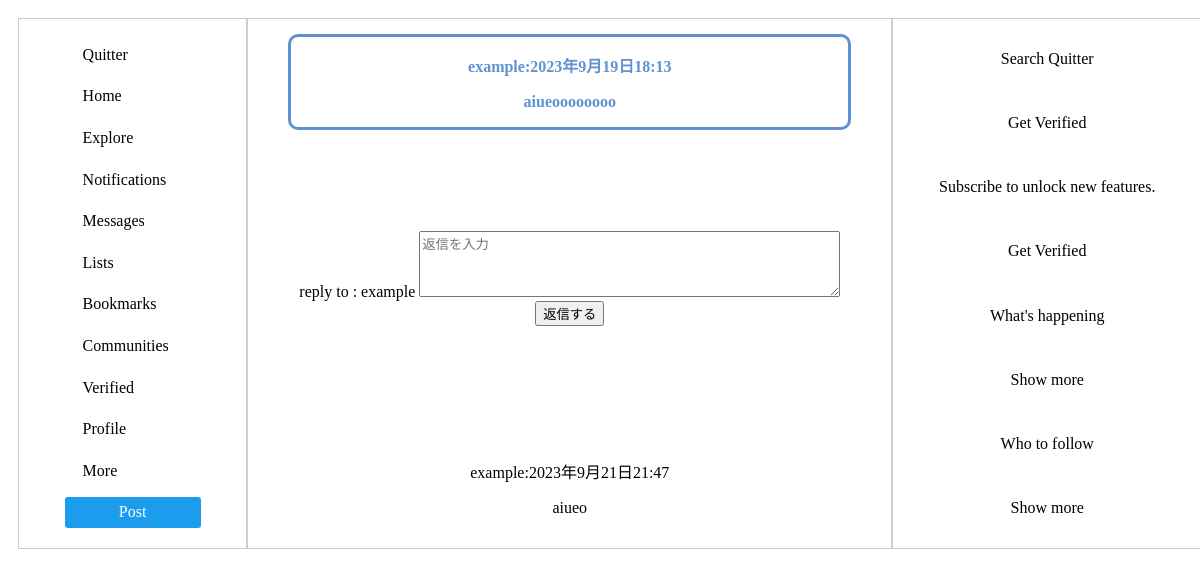
/reply/14, run on an earlier commit of the app's database.
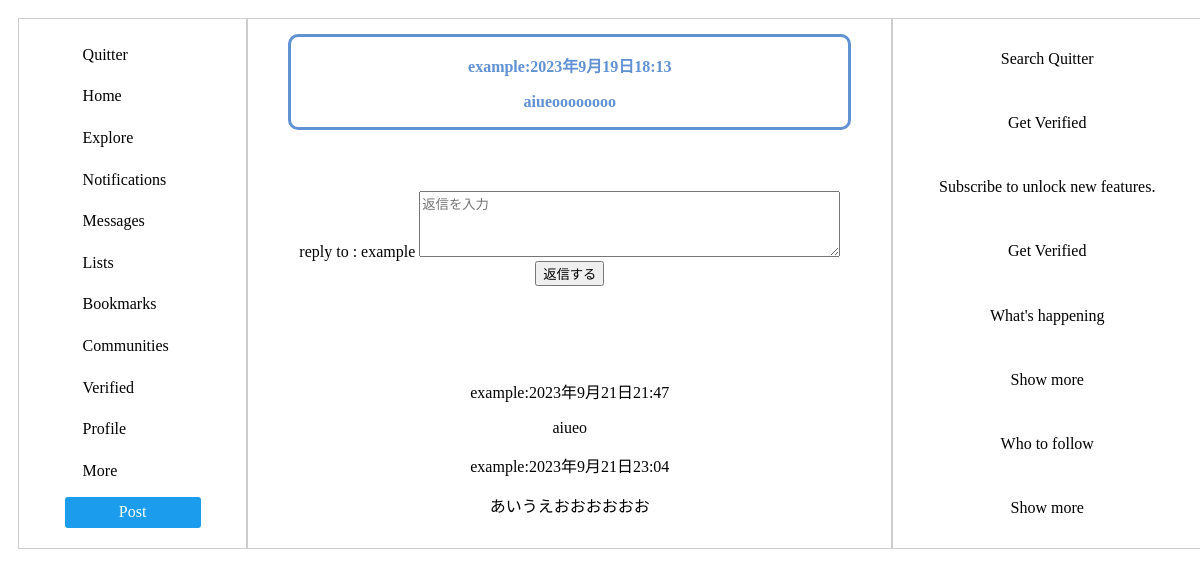
And on a later commit of the database.
### accounts/models.py (models this page shows)
class Text(models.Model):
    text=models.TextField()
    created_at = models.DateTimeField(auto_now_add=True)
    created_by = models.ForeignKey(settings.AUTH_USER_MODEL, on_delete=models.CASCADE,null=True, blank=True)
    reply_to = models.IntegerField(null=True)
    total_replys = models.IntegerField(default=0)
    total_like=models.IntegerField(default=0)

### accounts/views.py (the view, shortened to what this page needs)
# urls.py: path('reply/<int:text_id>',reply,name="reply"),
def reply(request, text_id):#text_idは返信された投稿のId
    toukou = Text.objects.get(id=text_id)#toukouは返信された投稿
    reply_ = Text.objects.filter(reply_to=text_id)#replyは返信した投稿
    return render(request, 'reply.html', {'text': toukou, 'reply_': reply_}) #{}でかかれてるのはhtmlで値を使えるとこ。'text''reply'が使える

### templates/reply.html (shortened to what this page needs)
{% load static %}
<head>
    <link rel="stylesheet" href="{% static './css/homepage.css' %}">
</head>
<body class="lan">
    <div id="flexbox">
        <div class="box-item1">
            <a href="#" class="btn-flat-border left-aligned">Quitter</a>
            <a href="{% url 'home' %}" class="btn-flat-border">Home</a>
            <a href="#" class="btn-flat-border">Explore</a>
            <a href="#" class="btn-flat-border">Notifications</a>
            <a href="#" class="btn-flat-border">Messages</a>
            <a href="#" class="btn-flat-border">Lists</a>
            <a href="#" class="btn-flat-border">Bookmarks</a>
            <a href="#" class="btn-flat-border">Communities</a>
            <a href="#" class="btn-flat-border">Verified</a>
            <a href="{% url 'profile' %}" class="btn-flat-border">Profile</a>
            <a href="#" class="btn-flat-border">More</a>
            <a href="#" class="btn-flat-border1">Post</a>
        </div>
        <div class="box-item2">
            <div class="postbox">
                <p>{{ text.created_by }}:{{text.created_at}}</p>
                <p>{{ text.text }}</p>
            </div>
            <form method="post">
                <label>reply to : {{text.created_by}}</label>
                <textarea id="text" name="text" rows="4" cols="50" placeholder="返信を入力"></textarea>
                <br>
                <input type="submit" value="返信する">
            </form>
            <div>
                {% for reply in reply_ %}
                <p>{{reply.created_by}}:{{reply.created_at}}</p>
                <p>{{ reply.text }}</p>
                {% empty %}
                <p>まだ返信はありません。</p>
                {% endfor %}
                </div>
        </div>
    <div class="box-item3">
        <p>Search Quitter</p>
        <p>Get Verified</p>
        <p>Subscribe to unlock new features.</p>
        <p>Get Verified</p>
        <p>What's happening</p>
        <p>Show more</p>
        <p>Who to follow</p>
        <p>Show more</p>
        </div>
    </div>
</body>
</html>

What changed in the data, as far as the page shows it:
added Text: created_by "example", created_at "2023年9月21日23:04", text "あいうえおおおおおお"
